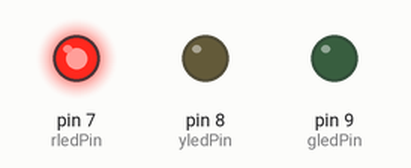
Recording of a sketch running on a simulated Arduino Uno, built with avr-gcc and run on an emulated ATmega328P. Parts: output pins drawn as LEDs (lit = HIGH).

Above: at 1.5 s.
At 4.2 s:
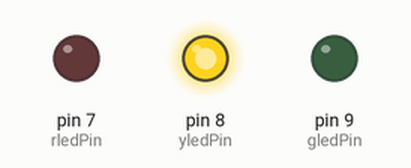
At 5.7 s:
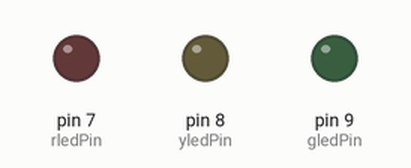
At 7.5 s:
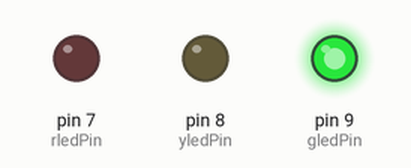
Timing chart, 0 to 11.7 s (numbered marks = the images above):
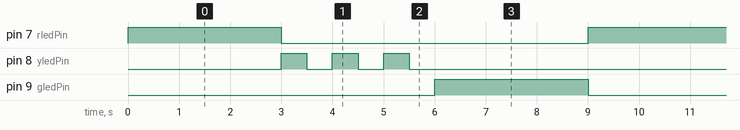

The sketch:

3_TRAFFIC_LIGHT.ino
```cpp
const int rledPin = 7;
const int yledPin = 8;
const int gledPin = 9;

void setup() {
// Set all LED pins as output
pinMode(rledPin, OUTPUT);
pinMode(yledPin, OUTPUT);
pinMode(gledPin, OUTPUT);
}

void loop() {
// Red LED on for 3 seconds
digitalWrite(rledPin, HIGH);
delay(3000);
digitalWrite(rledPin, LOW);

// Yellow LED blinks three times
for (int i = 0; i < 3; i++) {
 digitalWrite(yledPin, HIGH);
 delay(500);
 digitalWrite(yledPin, LOW);
 delay(500);
 }
// Green LED on for 3 seconds
digitalWrite(gledPin, HIGH);
delay(3000);
digitalWrite(gledPin, LOW);
}
```

Measured:
- by itself, pin 7 (rledPin), pin 9 (gledPin): alternates HIGH for 3.0 s and LOW for 6.0 s
- by itself, pin 8 (yledPin): repeats every 9.0 s: 2 × (LOW 0.50 s, HIGH 0.50 s), LOW 6.5 s, HIGH 0.50 s
- by itself, everything shown: repeats every 9.0 s, in 9 steps
